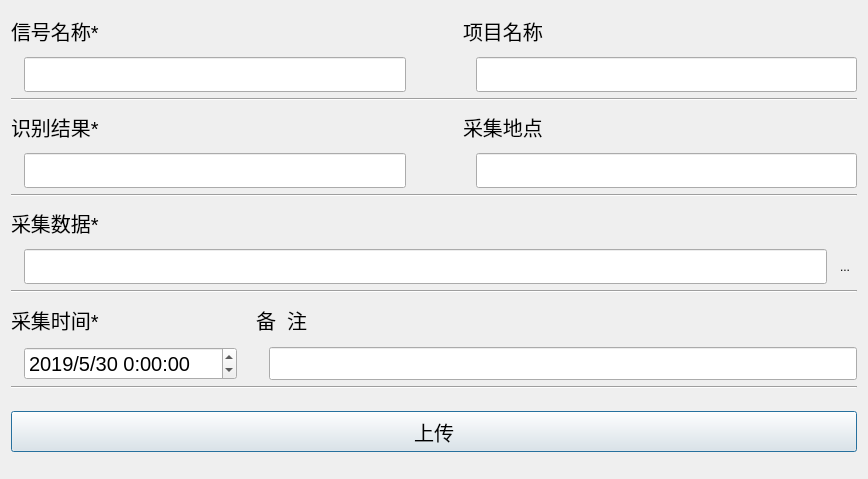
<?xml version="1.0" encoding="UTF-8"?>
<ui version="4.0">
 <class>Dialog</class>
 <widget class="QDialog" name="Dialog">
  <property name="geometry">
   <rect>
    <x>0</x>
    <y>0</y>
    <width>868</width>
    <height>479</height>
   </rect>
  </property>
  <property name="minimumSize">
   <size>
    <width>0</width>
    <height>0</height>
   </size>
  </property>
  <property name="maximumSize">
   <size>
    <width>16777215</width>
    <height>16777215</height>
   </size>
  </property>
  <property name="windowTitle">
   <string>现场干扰数据采集识别记录</string>
  </property>
  <layout class="QVBoxLayout" name="verticalLayout">
   <item>
    <layout class="QGridLayout" name="gridLayout_5">
     <item row="0" column="0" colspan="2">
      <widget class="QLabel" name="label_6">
       <property name="font">
        <font>
         <pointsize>15</pointsize>
        </font>
       </property>
       <property name="text">
        <string>信号名称*</string>
       </property>
      </widget>
     </item>
     <item row="0" column="3" colspan="2">
      <widget class="QLabel" name="label_5">
       <property name="font">
        <font>
         <pointsize>15</pointsize>
        </font>
       </property>
       <property name="text">
        <string>项目名称</string>
       </property>
      </widget>
     </item>
     <item row="1" column="0">
      <widget class="QLabel" name="label_11">
       <property name="text">
        <string/>
       </property>
      </widget>
     </item>
     <item row="1" column="1">
      <widget class="QLineEdit" name="lineEdit_8">
       <property name="minimumSize">
        <size>
         <width>0</width>
         <height>35</height>
        </size>
       </property>
       <property name="font">
        <font>
         <pointsize>15</pointsize>
        </font>
       </property>
       <property name="text">
        <string/>
       </property>
      </widget>
     </item>
     <item row="1" column="2">
      <widget class="QLabel" name="label_30">
       <property name="minimumSize">
        <size>
         <width>45</width>
         <height>0</height>
        </size>
       </property>
       <property name="text">
        <string/>
       </property>
      </widget>
     </item>
     <item row="1" column="3">
      <widget class="QLabel" name="label_9">
       <property name="text">
        <string/>
       </property>
      </widget>
     </item>
     <item row="1" column="4">
      <widget class="QLineEdit" name="lineEdit_2">
       <property name="minimumSize">
        <size>
         <width>0</width>
         <height>35</height>
        </size>
       </property>
       <property name="font">
        <font>
         <pointsize>15</pointsize>
        </font>
       </property>
      </widget>
     </item>
    </layout>
   </item>
   <item>
    <widget class="Line" name="line">
     <property name="orientation">
      <enum>Qt::Horizontal</enum>
     </property>
    </widget>
   </item>
   <item>
    <layout class="QGridLayout" name="gridLayout">
     <item row="0" column="0" colspan="2">
      <widget class="QLabel" name="label_7">
       <property name="minimumSize">
        <size>
         <width>0</width>
         <height>0</height>
        </size>
       </property>
       <property name="maximumSize">
        <size>
         <width>16777215</width>
         <height>16777215</height>
        </size>
       </property>
       <property name="font">
        <font>
         <pointsize>15</pointsize>
        </font>
       </property>
       <property name="text">
        <string>识别结果*</string>
       </property>
      </widget>
     </item>
     <item row="0" column="3" colspan="2">
      <widget class="QLabel" name="label_10">
       <property name="font">
        <font>
         <pointsize>15</pointsize>
        </font>
       </property>
       <property name="text">
        <string>采集地点</string>
       </property>
      </widget>
     </item>
     <item row="1" column="0">
      <widget class="QLabel" name="label_23">
       <property name="text">
        <string/>
       </property>
      </widget>
     </item>
     <item row="1" column="1">
      <widget class="QLineEdit" name="lineEdit_3">
       <property name="minimumSize">
        <size>
         <width>165</width>
         <height>35</height>
        </size>
       </property>
       <property name="maximumSize">
        <size>
         <width>16777215</width>
         <height>16777215</height>
        </size>
       </property>
       <property name="font">
        <font>
         <pointsize>15</pointsize>
        </font>
       </property>
      </widget>
     </item>
     <item row="1" column="2">
      <widget class="QLabel" name="label_28">
       <property name="minimumSize">
        <size>
         <width>45</width>
         <height>0</height>
        </size>
       </property>
       <property name="text">
        <string/>
       </property>
      </widget>
     </item>
     <item row="1" column="3">
      <widget class="QLabel" name="label_19">
       <property name="text">
        <string/>
       </property>
      </widget>
     </item>
     <item row="1" column="4">
      <widget class="QLineEdit" name="lineEdit_6">
       <property name="minimumSize">
        <size>
         <width>0</width>
         <height>35</height>
        </size>
       </property>
       <property name="font">
        <font>
         <pointsize>15</pointsize>
        </font>
       </property>
      </widget>
     </item>
    </layout>
   </item>
   <item>
    <widget class="Line" name="line_2">
     <property name="orientation">
      <enum>Qt::Horizontal</enum>
     </property>
    </widget>
   </item>
   <item>
    <layout class="QGridLayout" name="gridLayout_2">
     <item row="0" column="0" colspan="2">
      <widget class="QLabel" name="label_3">
       <property name="font">
        <font>
         <pointsize>15</pointsize>
        </font>
       </property>
       <property name="text">
        <string>采集数据*</string>
       </property>
      </widget>
     </item>
     <item row="1" column="0">
      <widget class="QLabel" name="label_22">
       <property name="text">
        <string/>
       </property>
      </widget>
     </item>
     <item row="1" column="1">
      <widget class="QLineEdit" name="lineEdit">
       <property name="minimumSize">
        <size>
         <width>0</width>
         <height>35</height>
        </size>
       </property>
       <property name="font">
        <font>
         <pointsize>15</pointsize>
        </font>
       </property>
      </widget>
     </item>
     <item row="1" column="2">
      <widget class="QToolButton" name="pushButton_1">
       <property name="text">
        <string>...</string>
       </property>
       <property name="icon">
        <iconset resource="file_ui/ziyuan.qrc">
         <normaloff>:/图标/openfile.png</normaloff>:/图标/openfile.png</iconset>
       </property>
       <property name="iconSize">
        <size>
         <width>30</width>
         <height>30</height>
        </size>
       </property>
       <property name="autoRaise">
        <bool>true</bool>
       </property>
      </widget>
     </item>
    </layout>
   </item>
   <item>
    <widget class="Line" name="line_4">
     <property name="orientation">
      <enum>Qt::Horizontal</enum>
     </property>
    </widget>
   </item>
   <item>
    <layout class="QGridLayout" name="gridLayout_3">
     <item row="0" column="0" colspan="2">
      <widget class="QLabel" name="label_2">
       <property name="font">
        <font>
         <pointsize>15</pointsize>
        </font>
       </property>
       <property name="text">
        <string>采集时间*</string>
       </property>
      </widget>
     </item>
     <item row="0" column="3" colspan="2">
      <widget class="QLabel" name="label_12">
       <property name="minimumSize">
        <size>
         <width>81</width>
         <height>0</height>
        </size>
       </property>
       <property name="maximumSize">
        <size>
         <width>11111</width>
         <height>16777215</height>
        </size>
       </property>
       <property name="font">
        <font>
         <pointsize>15</pointsize>
        </font>
       </property>
       <property name="text">
        <string>备  注</string>
       </property>
      </widget>
     </item>
     <item row="1" column="0">
      <widget class="QLabel" name="label_24">
       <property name="maximumSize">
        <size>
         <width>8</width>
         <height>16777215</height>
        </size>
       </property>
       <property name="text">
        <string/>
       </property>
      </widget>
     </item>
     <item row="1" column="1">
      <widget class="QDateTimeEdit" name="dateTimeEdit">
       <property name="maximumSize">
        <size>
         <width>16777215</width>
         <height>16777215</height>
        </size>
       </property>
       <property name="font">
        <font>
         <pointsize>15</pointsize>
        </font>
       </property>
       <property name="date">
        <date>
         <year>2019</year>
         <month>5</month>
         <day>30</day>
        </date>
       </property>
       <property name="displayFormat">
        <string>yyyy/M/d H:mm:ss</string>
       </property>
      </widget>
     </item>
     <item row="1" column="2">
      <widget class="QLabel" name="label_33">
       <property name="text">
        <string/>
       </property>
      </widget>
     </item>
     <item row="1" column="3">
      <widget class="QLabel" name="label_25">
       <property name="text">
        <string/>
       </property>
      </widget>
     </item>
     <item row="1" column="4">
      <widget class="QLineEdit" name="lineEdit_7">
       <property name="minimumSize">
        <size>
         <width>0</width>
         <height>0</height>
        </size>
       </property>
       <property name="maximumSize">
        <size>
         <width>16777215</width>
         <height>81</height>
        </size>
       </property>
       <property name="font">
        <font>
         <pointsize>15</pointsize>
        </font>
       </property>
      </widget>
     </item>
    </layout>
   </item>
   <item>
    <widget class="Line" name="line_3">
     <property name="orientation">
      <enum>Qt::Horizontal</enum>
     </property>
    </widget>
   </item>
   <item>
    <widget class="QLabel" name="label_27">
     <property name="maximumSize">
      <size>
       <width>16777215</width>
       <height>10</height>
      </size>
     </property>
     <property name="text">
      <string/>
     </property>
    </widget>
   </item>
   <item>
    <widget class="QPushButton" name="pushButton_3">
     <property name="minimumSize">
      <size>
       <width>41</width>
       <height>41</height>
      </size>
     </property>
     <property name="font">
      <font>
       <pointsize>15</pointsize>
      </font>
     </property>
     <property name="text">
      <string>上传</string>
     </property>
    </widget>
   </item>
   <item>
    <widget class="QLabel" name="label_29">
     <property name="maximumSize">
      <size>
       <width>16777215</width>
       <height>10</height>
      </size>
     </property>
     <property name="text">
      <string/>
     </property>
    </widget>
   </item>
  </layout>
 </widget>
 <resources>
  <include location="file_ui/ziyuan.qrc"/>
 </resources>
 <connections/>
</ui>
